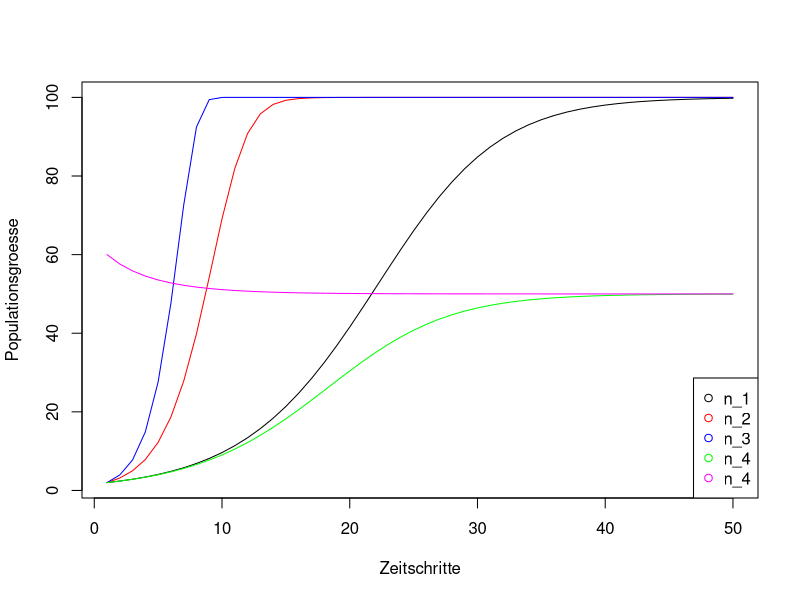
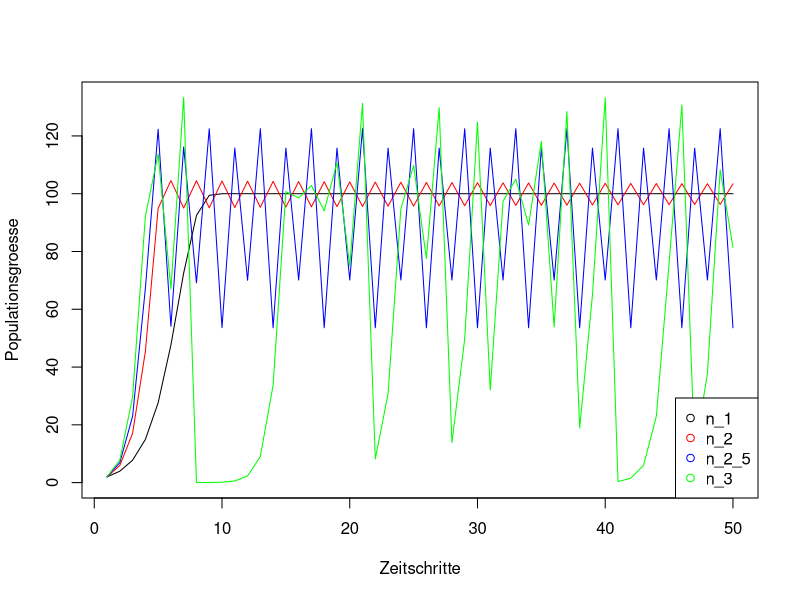
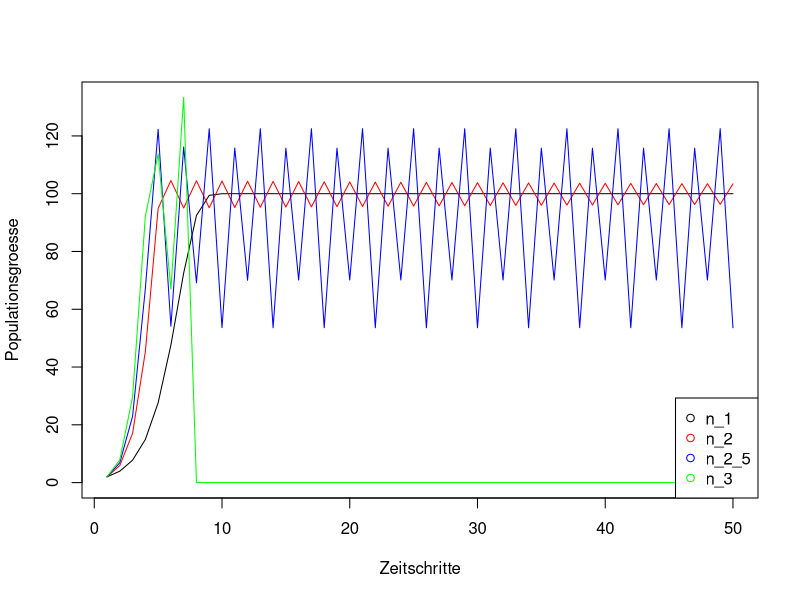

Reproduce these figures in R, in order.
# Seminar zu "Einfuehrung in die Modellierung"

# Populationswachstum: logistisches Modell

# Funktion "log_Wachstum" definieren
#<
log_Wachstum = function (n0, r_max, K, nt)
#>
{  
# n0 : Startpopulation
# r_max : maximale Wachstumsrate
# K : Kapazitaet
# nt : Anzahl Zeitschritte
 
  
  # Variablen vorbereiten
  n = rep(NA,nt) #Vektor fuer zeitlichen Verlauf der Population
  n[1] = n0
  
  # Iterationsschleife
  for (t in 2:nt)
  #<
  {
    # Wachstumsrate als Funktion von aktueller Population und Kapazitaet
    r = r_max * (1 - n[t-1]/K)
    n[t] = n[t-1] + r * n[t-1]
  }
  #>
  
  # Ergebnis zurueckgeben
  return(n)
}
  
#Funktion mit n0 = 2, r_max=0.2, K=100, nt = 50 aufrufen, Rueckgabewert in n_1 speichern
#<
n_1 = log_Wachstum(n0 = 2, r_max=0.2, K=100, nt = 50)
#>

#Funktion mit n0 = 2, r_max=0.6, K=100, nt = 50 aufrufen, Rueckgabewert in n_2 speichern
#<
n_2 = log_Wachstum(n0 = 2, r_max=0.6, K=100, nt = 50)
#>

#Funktion mit n0 = 2, r_max=1, K=100, nt = 50 aufrufen, Rueckgabewert in n_3 speichern
#<
n_3 = log_Wachstum(n0 = 2, r_max=1, K=100, nt = 50)
#>

#Funktion mit n0 = 2, r_max=0.2, K=50, nt = 50 aufrufen, Rueckgabewert in n_4 speichern
#<
n_4 = log_Wachstum(n0 = 2, r_max=0.2, K=50, nt = 50)
#>

#Funktion mit n0 = 60, r_max=0.2, K=50, nt = 50 aufrufen, Rueckgabewert in n_5 speichern
#<
n_5 = log_Wachstum(n0 = 60, r_max=0.2, K=50, nt = 50)
#>


#Resultate (n_1 - n_4) in einer Grafik darstellen
#<
plot  (x=1:length(n_1), y=n_1, type="l", col="black", xlab = "Zeitschritte", ylab="Populationsgroesse", 
       ylim=range(c(n_1, n_2, n_3, n_4)))
lines(x=1:length(n_2), y=n_2, col="red")
lines(x=1:length(n_3), y=n_3, col="blue")
lines(x=1:length(n_4), y=n_4, col="green")
lines(x=1:length(n_5), y=n_5, col="magenta")
legend("bottomright", legend=c("n_1", "n_2", "n_3", "n_4", "n_4"), col=c("black","red","blue","green","magenta"), pch = 21)
#>



### Hohe Wachstumsraten

#Funktion mit n0 = 2, r_max=1, K=100, nt = 50 aufrufen, Rueckgabewert in n_1 speichern
#<
n_1 = log_Wachstum(n0 = 2, r_max=1, K=100, nt = 50)
#>

#Funktion mit n0 = 2, r_max=2, K=100, nt = 50 aufrufen, Rueckgabewert in n_2 speichern
#<
n_2 = log_Wachstum(n0 = 2, r_max=2, K=100, nt = 50)
#>

#Funktion mit n0 = 2, r_max=2.5, K=100, nt = 50 aufrufen, Rueckgabewert in n_2_5 speichern
#<
n_2_5 = log_Wachstum(n0 = 2, r_max=2.5, K=100, nt = 50)
#>

#Funktion mit n0 = 2, r_max=3, K=100, nt = 50 aufrufen, Rueckgabewert in n_3 speichern
#<
n_3 = log_Wachstum(n0 = 2, r_max=3, K=100, nt = 50)
#>


# Resultate (n_1 - n_3) in einer Grafik darstellen
#<
plot  (x=1:length(n_1), y=n_1, type="l", col="black", xlab = "Zeitschritte", ylab="Populationsgroesse", 
       ylim=range(c(n_1, n_2, n_2_5, n_3)))
lines(x=1:length(n_2), y=n_2, col="red")
lines(x=1:length(n_2_5), y=n_2_5, col="blue")
lines(x=1:length(n_3), y=n_3, col="green")
legend("bottomright", legend=c("n_1", "n_2", "n_2_5", "n_3"), col=c("black","red","blue","green"), pch = 21)
#>
  
#? Was bedeutet es inhaltlich, wenn die Population die Kapazitaet ueberschreitet?
#? Wann sollte dieses Verhalten unterbunden werden?
#? Wie koennte dieses Verhalten unterbunden werden?

#? Was bedeutet es inhaltlich, wenn die Population Werte nahe Null annimmt?
#? Wann ist die nachfolgende Entwicklung noch realistisch, wann nicht?
#? Wie koennte ggf. korrigiert werden?

#? Ausgehend von der obigen Funktion log_Wachstum, erstelle eine Variante "log_Wachstum_lim", 
#? die die beiden o.g. Punkte beruecksichtigt

log_Wachstum_lim = function (n0, r_max, K, nt)
{  
  # n0 : Startpopulation
  # r_max: maximale Wachstumsrate
  # K : Kapazitaet
  # nt : Anzahl Zeitschritte
  # seed (optional) : Initialisierung des Zufallsgenerators  
  n_min = 2      # minimal ueberlebensfaehige Population
  
  #Variablen vorbereiten
  n = rep(NA,nt) # Vektor fuer zeitlichen Verlauf der Population
  n[1] = n0
  
  # Iterationsschleife
  for (t in 2:nt)
  {
    #<
    # Wachstumsrate als Funktion von aktueller Population und Kapazitaet
    r = r_max * (1 - n[t-1]/K)
    n[t] = n[t-1] + r * n[t-1]

    #if (n[t] > K) n[t] = K         # Population kann nicht groesser als K werden
    if (n[t] < n_min) n[t] = 0     # Population kleiner als N_min stirbt aus
    #>
  }

  # Ergebnis zurueckgeben
  return(n)
}

 
# veraenderte Funktion mit den gleichen Parametern wie oben erneut aufrufen
n_1   = log_Wachstum_lim(n0 = 2, r_max=1, K=100, nt = 50)
n_2   = log_Wachstum_lim(n0 = 2, r_max=2, K=100, nt = 50)
n_2_5 = log_Wachstum_lim(n0 = 2, r_max=2.5, K=100, nt = 50)
n_3   = log_Wachstum_lim(n0 = 2, r_max=3, K=100, nt = 50)

# Resultate (n_1 - n_3) in einer Grafik darstellen (wie oben)
plot  (x=1:length(n_1), y=n_1, type="l", col="black", xlab = "Zeitschritte", ylab="Populationsgroesse", 
       ylim=range(c(n_1, n_2, n_2_5, n_3)))
lines(x=1:length(n_2), y=n_2, col="red")
lines(x=1:length(n_2_5), y=n_2_5, col="blue")
lines(x=1:length(n_3), y=n_3, col="green")
legend("bottomright", legend=c("n_1", "n_2", "n_2_5", "n_3"), col=c("black","red","blue","green"), pch = 21)


